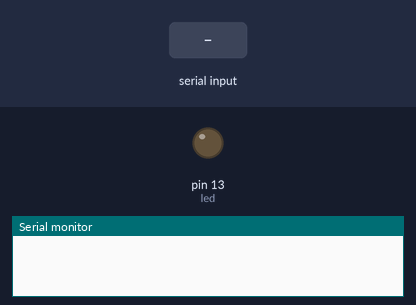
The sketch below on a simulated Arduino Mega 2560, built with avr-gcc and run on an emulated ATmega2560. Shown: output pins drawn as LEDs (lit = HIGH), the last lines printed to the serial monitor. The test bench sets the inputs (shaded band).

Above: at 1.2 s.
1.3 s: "r" received over the second serial link
At 2.5 s:
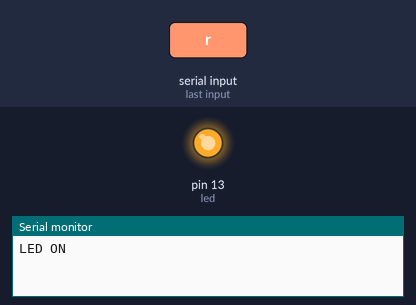
2.8 s: "f" received over the second serial link
At 3.8 s:
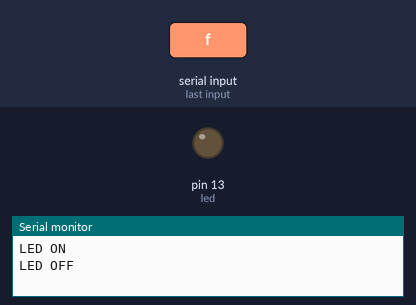
Timing chart, 0 to 5.8 s (numbered marks = the images above; inputs shaded):
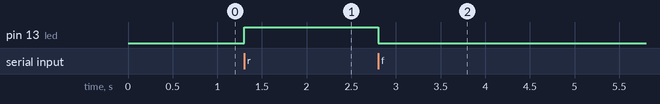

The sketch:

hc-06.ino
```cpp
int led = 13;
char state;

void setup() {
  pinMode(led , OUTPUT);
  Serial2.begin(9600);
  Serial.begin(9600);
  digitalWrite(led, LOW);

    }

void loop() {
    if   ( Serial2.available() )      {
      state = Serial2.read();

    if ( state == 'r'){
     digitalWrite(led, HIGH);
     Serial.println ("LED ON");
    state==' ' ;
    }
     if ( state == 'f'){
     digitalWrite(led, LOW);
     Serial.println ("LED OFF");
    state==' ' ;
    }
    }
}
```

Measured:
- after the input at 1.3 s, pin 13 (led): LOW → HIGH at once
- after the input at 2.8 s, pin 13 (led): HIGH → LOW at once
